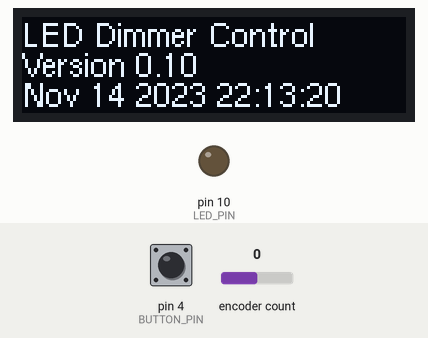
This program was run on a simulated Arduino Pro Mini, built with avr-gcc and run on an emulated ATmega328P. On the bench: 128×32 one-colour display, output pins drawn as LEDs (lit = HIGH). Inputs (shaded band) come from the test bench; at power-on: pin 4 (BUTTON_PIN) HIGH, encoder count 0.

Above: at 0.3 s.

Measured:
- what the display in image 0 shows lasts 5.0 s, from 0.3 s to 5.3 s

The program:

main.cpp
```cpp
/*
   LED Dimmer Control
   by J. Lance Cotton <joe@lightningflash.net>

   For use with single-channel LED strip lights on Arduino Pro Mini

   Connections:
     Dimmer pin: 10
     Encoder A: 2
     Encoder B: 3
     Encoder Pushbutton: 4 (with pullup)
     I2C Display SDA: A4 (closest to ATMega328p)
     I2C Display SDC: A5
*/

#include <Arduino.h>
#include <SimpleTimer.h>
#include <Bounce2.h>
#include <Encoder.h>
#include <U8g2lib.h>
#include <TimerOne.h>
#include "main.h"

#ifdef U8X8_HAVE_HW_I2C
#include <Wire.h>
#endif

Bounce debounce = Bounce();
Encoder myEnc(ENCODER_A, ENCODER_B);
SimpleTimer simpTimer1;

// Spotlight VirtSpot[MAX_LIGHTS + 1];

U8G2_SSD1306_128X32_UNIVISION_1_HW_I2C u8g2(U8G2_R2, /* reset=*/U8X8_PIN_NONE);

void setup() {

  Timer1.initialize(255); // Initialize Timer1 with a period of 255uS
  Timer1.pwm(LED_PIN, 0); // Duty cycle of 0%

  u8g2.begin();

  //Display Splash
  drawSplash();

  pinMode(BUTTON_PIN, INPUT_PULLUP);

  debounce.attach(BUTTON_PIN);
  debounce.interval(30);

  simpTimer1.setInterval(50UL, updateDisplay);
  sleepTimer = simpTimer1.setInterval(SLEEP_DELAY, fallAsleep);
}

void loop() {
  int16_t encoderNewPos = myEnc.read() >> 2;
  if (encoderNewPos != encoderPos) {
    encoderMove = encoderNewPos - encoderPos;
    encoderPos = encoderNewPos;
    if (asleep) {
      wakeUp();
    } else {
      encoderHandle();
      simpTimer1.restartTimer(sleepTimer);
    }
  }

  simpTimer1.run();
  debounce.update();

  if (debounce.rose()) {
    //button up
    if (asleep) {
      wakeUp();
    } else {
      knobAction = 0;
      simpTimer1.restartTimer(sleepTimer);
    }
  }
  if (debounce.fell()) {
    //button down
    if (asleep) {
      wakeUp();
    } else {
      knobAction = 1;
      simpTimer1.restartTimer(sleepTimer);
    }
  }

}

void updateDisplay() {
  if (displayDirty) {
    u8g2.firstPage();
    do {
      draw();
    } while (u8g2.nextPage());
    displayDirty = false;
  }
}

void drawSplash() {
  u8g2.firstPage();
  do {
    u8g2.setDrawColor(1);
    u8g2.setFont(u8g2_font_helvR08_tf);
    u8g2.setCursor(0, 10);
    u8g2.print(F("LED Dimmer Control"));
    u8g2.setCursor(0, 20);
    u8g2.print(F("Version "));
    u8g2.print(F(LEDDIMMERCONTROL_VERSION));
    u8g2.setCursor(0, 30);
    u8g2.print(compile_date);
  } while (u8g2.nextPage());
  delay(SPLASH_DELAY);
}

void draw() {
  u8g2.setDrawColor(1);
  u8g2.setCursor(68, 9);
  u8g2.setFont(u8g2_font_helvR08_tf);
}

void encoderHandle() {
  ledDirty = true;
  displayDirty = true;
}

void fallAsleep()
{
  if (!asleep)
  {
    asleep = 1;
    simpTimer1.disable(sleepTimer);
    u8g2.setPowerSave(1);
  }
}

void wakeUp()
{
  if (asleep)
  {
    asleep = 0;
    simpTimer1.restartTimer(sleepTimer);
    simpTimer1.enable(sleepTimer);
    u8g2.setPowerSave(0);
  }
}
```

main.h
```cpp
#define LEDDIMMERCONTROL_VERSION "0.10"

const char compile_date[] = __DATE__ " " __TIME__;

const uint8_t UPDATES_PER_SECOND = 15;
const uint8_t BUTTON_PIN = 4;
const uint8_t ENCODER_A = 2;
const uint8_t ENCODER_B = 3;
const uint8_t LED_PIN = 10;

int16_t encoderPos = 0;
int16_t encoderMove = 0;

const uint8_t NUM_MODES = 2;
uint8_t curMode = 0;

const uint16_t SLEEP_DELAY = 7000UL;
uint8_t powerSave = 0;
uint8_t asleep = 0;
uint8_t sleepTimer;

const uint16_t SPLASH_DELAY = 5000UL;

/*
   Modes:
    0: Brightness
    1: Off Timer setup
*/

uint8_t refreshTimer;
uint8_t displayDirty = true;
uint8_t ledDirty = true;
uint8_t knobAction = 0; // 0 means knob is up, change the Value upon turn
// 1 means knob is down, change the mode upon turn

void updateDisplay();
void drawSplash();
void draw();
void encoderHandle();
void fallAsleep();
void wakeUp();
```
